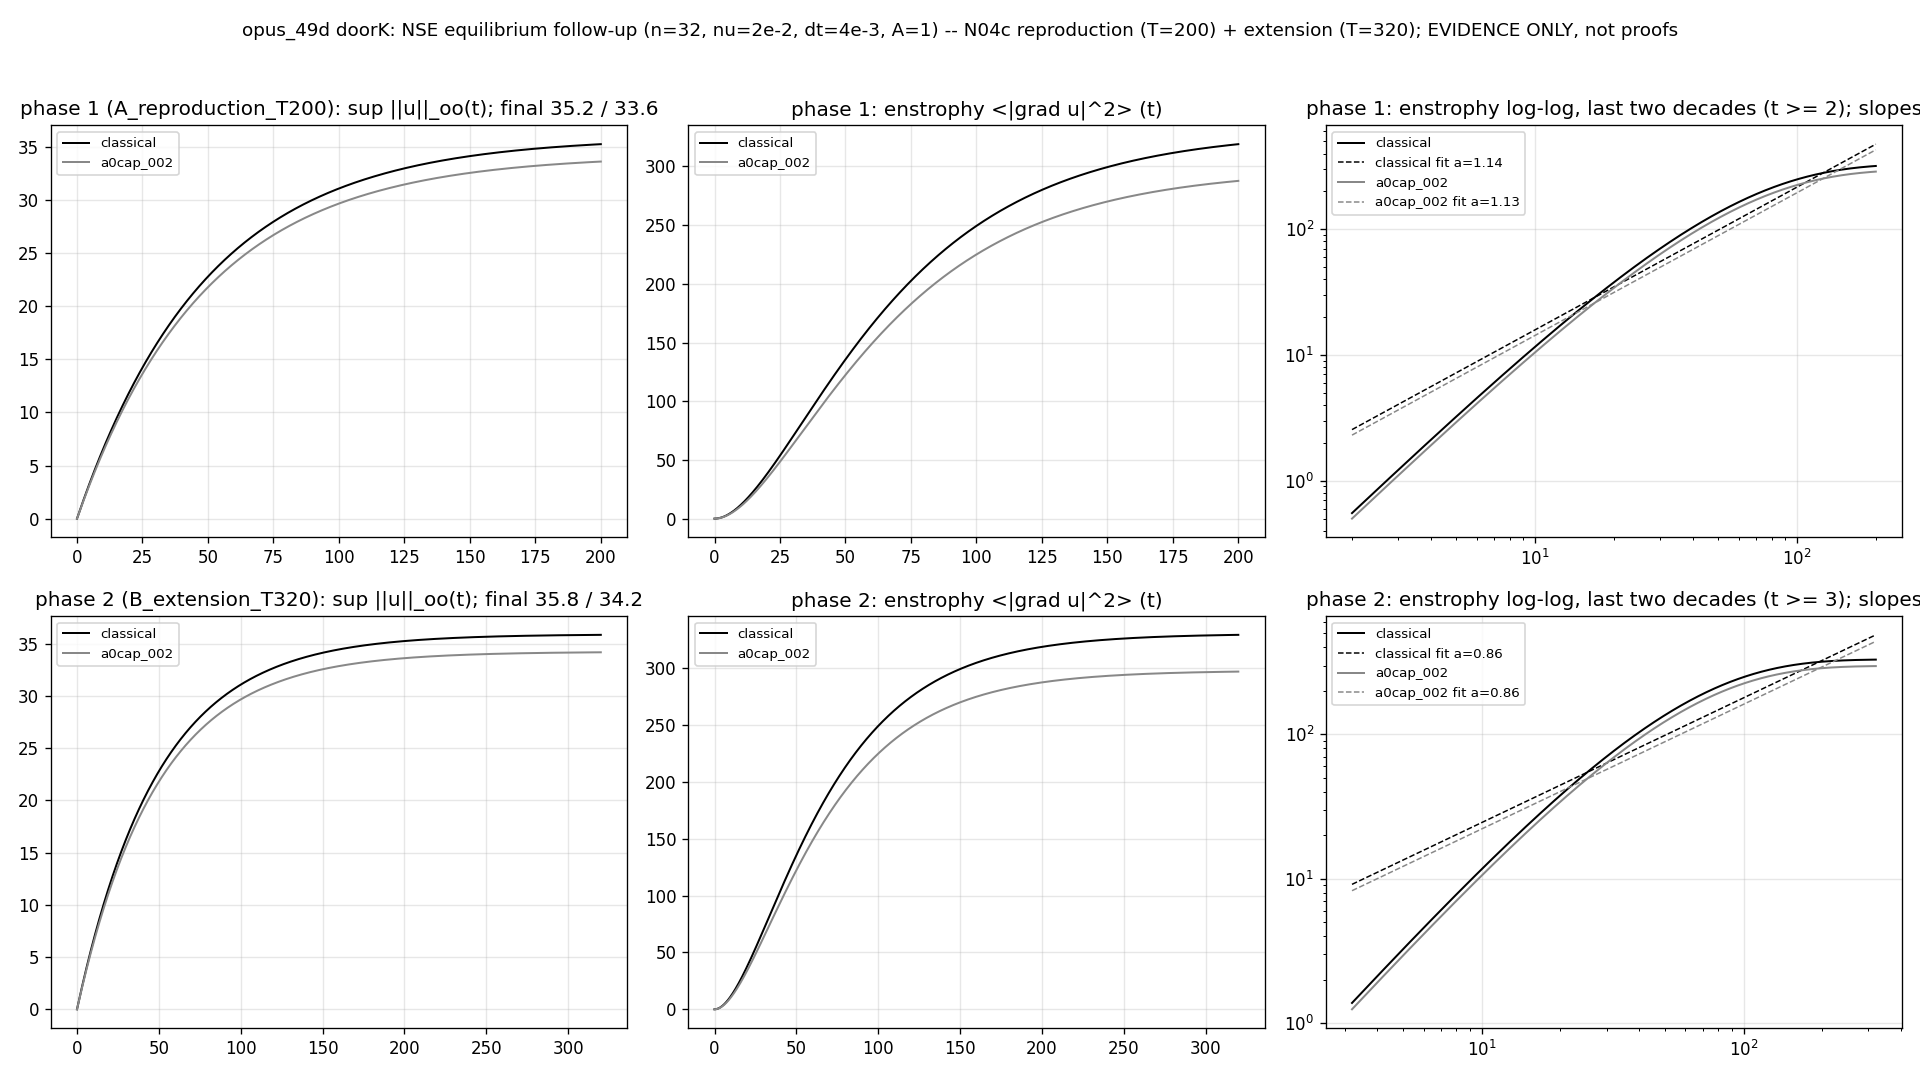

Source code (Python):
#!/usr/bin/env python3
"""equilibrium_followup.py -- opus_49d doorK: the pre-registered NSE equilibrium
follow-up (T >= 160 at N = 32, the undamped classes), reproduced and extended.

PRE-REGISTRATION (N05_VERDICT.md section 4, item 1): "T >= 160 at N = 32, the
undamped classes: settles whether the truncated classical flow equilibrates --
a purely numerical question, cleanly pre-registered."  N04c_equilibrium_long
answered it at T = 200 (8/9 gates; the truncated classical flow KEEPS PUMPING
enstrophy, alpha_end = 1.135, 4 viscous times).  THIS lane:

  PHASE A (REPRODUCTION, T = 200): re-run N04c exactly (same machinery, same
  parameters, same undamped classes: classical and a0cap-0.02 -- cd-0.3 was
  already equilibrated in N04b and is NOT part of the registered question) and
  verify the committed numbers: pumping verdict, alpha_end ~= 1.135,
  sup_final ~= 35.2 (classical) / 33.6 (a0cap), enst_final ~= 318.9 / 287.7,
  CFL excess ~= 1.50 reported against the pre-registered 0.4 proxy with the
  countervailing G63 energy-identity check (<= 1%), G60/G61/G62/G64 as N04c.

  PHASE B (EXTENSION, T = 320 = 1.6x N04c = 6.4 viscous times at the forcing
  scale 1/(nu k_f^2) = 50): the same undamped classes, run past the registered
  horizon to settle whether an equilibrium (stabilized alpha / saturated sup)
  EVER appears at fixed truncation, or the enstrophy pump continues.  Also
  reports the literal pre-registered horizon: the two-decade growth-law slope
  over t in [1.6, 160] (alpha_at_160), plus the last-quarter local slope.

HONESTY (carried everywhere): finite-N Galerkin truncation evidence: ODE
system, always regular at fixed N; NOT a singularity claim; the question is
equilibrium vs continuing pump at fixed truncation.  Simulations are
numerical evidence, not proofs.

Gates (PASS/FAIL prints + JSON), same semantics as N04c:
  G60  equilibrium reached per run: last-quarter mean enstrophy within 15% of
       the previous quarter.
  G61  growth law: log10(enst) vs log10(t) over the last two decades
       (t in [T/100, T]); alpha_end <= 0.3 settled | >= 0.8 pumping | else
       marginal.
       G61b (phase B only): alpha over the two decades ending at the literal
       pre-registered T = 160 (t in [1.6, 160]).
  G62  sup ordering: a0cap final <= 1.05 * classical final (the capped class
       is sub-regularizing: does NOT cap the sup -- consistent with N04/N04b).
  G63  the energy identity: dE/dt = -nu*Z + <f,u> (+ <u,d> for a0cap) over the
       run: max-local <= 1% AND accumulated <= 1% (phase A, as N04c); the
       extension is gated at <= 2% (the registered <=1-2% band) and reported
       at the 1% level too.
  G64  the honesty label, carried in file text and JSON.
  CFL  'CFL_dealiased_stability' is reported as N04c did: the lane proxy
       (max |u|*dt*k_max < 0.4, k_max = 10.67) is expected to be EXCEEDED
       because sup|u| grows (the very spin-up this lane probes); the
       countervailing integrator-health check is G63.

Reproduction reference (N04c_equilibrium_long_results.json, committed):
  classical: sup_final 35.2456, enst_final 318.9456, enst last-q mean 310.7503,
             alpha_end 1.13542, CFL 1.50381, E_final 156.9847
  a0cap_002: sup_final 33.6088, enst_final 287.6726, enst last-q mean 280.2997,
             alpha_end 1.13493, CFL 1.43397, E_final 141.4764
Outputs (this folder only): equilibrium_followup.out/.png/_results.json.
No absolute paths.  No git.
"""
import json, math, time
import numpy as np
import numpy.fft as _fft

try:
    import matplotlib
    matplotlib.use('Agg')
    import matplotlib.pyplot as plt
    HAVE_MPL = True
except Exception:
    HAVE_MPL = False


def galerkin(n, nu, c_d, a0cap, A, T, dt, seed=7, every=25,
             track_g29=False, tag='run'):
    """Run one dealiased Galerkin case; return recorded histories + checks.

    Machinery copied verbatim from N04c_equilibrium_long.py (which copied it
    from N04b_equilibrium.py; no imports): spectral (u.grad)u with the
    2/3-dealiasing rule, RK4 in Fourier space, divergence projection, forcing
    A*s with sup|s| = 1 on low modes, exact real-space per-volume means for
    energy and enstrophy, snapshots every `every` steps.

    track_g29: additionally record E = 0.5<|u|^2>, Z = <|grad u|^2>,
    Pf = <f.u> and Pd = <u.d> (drag power) real-space volume means for the
    discrete energy-identity check (dE/dt = -nu*Z + <f,u> + <u,d>).

    Returns also 'cfl': max over the run of |u|_oo * dt * k_max with
    k_max = (2/3)(n/2) (the dealiased cutoff).
    """
    t0 = time.perf_counter()
    rng = np.random.default_rng(seed)
    k1 = np.fft.fftfreq(n) * n                       # integer modes
    K1, K2, K3 = np.meshgrid(k1, k1, k1[:n // 2 + 1], indexing='ij')
    Ksq = K1 * K1 + K2 * K2 + K3 * K3
    Ksq[0, 0, 0] = 1.0
    kmax_dealias = (2.0 / 3.0) * (n / 2.0)
    # 2/3-dealiasing mask |k| <= (2/3)(n/2):
    MASK = (Ksq <= kmax_dealias ** 2).astype(float)

    def proj(uh):
        uh = uh * MASK
        kdot = (K1 * uh[0] + K2 * uh[1] + K3 * uh[2]) / Ksq
        uh = uh - np.stack([kdot * K1, kdot * K2, kdot * K3])
        for i in range(3):
            uh[i, 0, 0, 0] = 0.0
        return uh

    def to_real(uh):
        return np.stack([np.fft.irfftn(uh[i], s=(n, n, n), axes=(0, 1, 2))
                         for i in range(3)])

    def nlin(uh):       # spectral (u.grad)u, dealiased state -> raw product
        ug = to_real(uh)
        Dx = [np.fft.irfftn(1j * K1 * uh[i], s=(n, n, n), axes=(0, 1, 2))
              for i in range(3)]
        Dy = [np.fft.irfftn(1j * K2 * uh[i], s=(n, n, n), axes=(0, 1, 2))
              for i in range(3)]
        Dz = [np.fft.irfftn(1j * K3 * uh[i], s=(n, n, n), axes=(0, 1, 2))
              for i in range(3)]
        conv = [np.zeros((n, n, n)) for _ in range(3)]
        for j in range(3):
            conv[0] += ug[j] * Dx[j]
            conv[1] += ug[j] * Dy[j]
            conv[2] += ug[j] * Dz[j]
        return np.stack([np.fft.rfftn(conv[i], axes=(0, 1, 2))
                         for i in range(3)])

    def nlin_real_derivs(uh):
        """Return (conv, ug, derivs): conv = (u.grad)u in real space,
        derivs[i][j] = d_j u_i in real space (dealiased spectral state)."""
        ug = to_real(uh)
        derivs = [[np.fft.irfftn(1j * K1 * uh[i], s=(n, n, n), axes=(0, 1, 2)),
                   np.fft.irfftn(1j * K2 * uh[i], s=(n, n, n), axes=(0, 1, 2)),
                   np.fft.irfftn(1j * K3 * uh[i], s=(n, n, n), axes=(0, 1, 2))]
                  for i in range(3)]
        conv = np.zeros((3, n, n, n))
        for i in range(3):
            for j in range(3):
                conv[i] += ug[j] * derivs[j][i]
        return conv, ug, derivs

    def drag_hat(uh):
        ug = to_real(uh)
        mag = np.sqrt(np.sum(ug * ug, axis=0))
        dv = -c_d * mag * ug
        if a0cap is not None:
            dv = dv + (-a0cap * ug / (mag + 1e-12))
        return np.stack([np.fft.rfftn(dv[i], axes=(0, 1, 2)) for i in range(3)])

    gx = np.linspace(0, 2 * np.pi, n, endpoint=False)
    s = (np.sin(gx)[:, None, None] + np.cos(gx)[None, :, None]
         + np.sin(gx)[None, None, :] + np.cos(gx[:, None, None]
           + gx[None, :, None]))
    s = s / np.max(np.abs(s))
    fhat = proj(np.stack([
        A * np.fft.rfftn(s * 1.0, axes=(0, 1, 2)),
        A * np.fft.rfftn(s * 0.7, axes=(0, 1, 2)),
        A * np.fft.rfftn(s * 0.4, axes=(0, 1, 2))]))
    fg = to_real(fhat)                       # real-space forcing field

    uh = np.zeros((3, n, n, n // 2 + 1), dtype=complex)
    for i in range(3):
        uh[i] = np.fft.rfftn(rng.standard_normal((n, n, n)), axes=(0, 1, 2))
    uh *= (Ksq <= 16.0) * (Ksq > 0.0)        # random field in low modes
    uh = proj(uh)
    uh /= np.linalg.norm(to_real(uh))

    lam = -(nu * Ksq)

    def rhs(u):
        return proj(lam * u) + proj(nlin(u)) + proj(drag_hat(u)) + fhat

    nsteps = int(round(T / dt))
    delta = every * dt
    T_hist = np.arange(0, nsteps + 1, every) * dt
    ns = len(T_hist)
    sup, enst, ene = (np.empty(ns) for _ in range(3))
    E_real = np.empty(ns) if track_g29 else None
    Z_real = np.empty(ns) if track_g29 else None
    Pf = np.empty(ns) if track_g29 else None
    Pd = np.empty(ns) if track_g29 else None
    cfl_max = 0.0

    u = uh.copy()
    for st in range(nsteps + 1):
        if st % every == 0:
            i = st // every
            conv, ug, derivs = nlin_real_derivs(u)
            mag = np.sqrt(np.sum(ug * ug, axis=0))
            sup[i] = float(np.max(mag))
            cfl_max = max(cfl_max, float(np.max(mag)) * dt * kmax_dealias)
            # ENERGY/ENSTROPHY as exact per-volume real-space means:
            ene[i] = 0.5 * float(np.mean(mag * mag))
            enst[i] = 0.0
            for a in range(3):
                for b in range(3):
                    enst[i] += float(np.mean(derivs[a][b] ** 2))
            if track_g29:
                E_real[i] = ene[i]
                Z_real[i] = enst[i]
                Pf[i] = float(np.mean(np.sum(fg * ug, axis=0)))
                Pd[i] = float(np.mean(-c_d * mag * mag * mag
                                      - (a0cap * mag * mag / (mag + 1e-12)
                                         if a0cap is not None else 0.0)))
        if st == nsteps:
            break
        k1 = rhs(u); k2 = rhs(u + dt / 2 * k1)
        k3 = rhs(u + dt / 2 * k2); k4 = rhs(u + dt * k3)
        u = u + dt / 6 * (k1 + 2 * k2 + 2 * k3 + k4)
        if st % 10000 == 0 and st > 0:
            print(f'  [{tag}] step {st}/{nsteps} ({100.0 * st / nsteps:.0f}%)'
                  f' elapsed {time.perf_counter() - t0:.0f} s', flush=True)

    wall = time.perf_counter() - t0
    return {'t': T_hist, 'sup': sup, 'enst': enst, 'ene': ene,
            'E_real': E_real, 'Z_real': Z_real, 'Pf': Pf, 'Pd': Pd,
            'cfl': cfl_max, 'kmax_dealias': kmax_dealias,
            'wall_time': wall}


# ---------------------------------------------------------------- parameters
N, NU, DT, A = 32, 2e-2, 4e-3, 1.0
SEED, A0CAP = 7, 0.02
EVERY, DELTA = 25, 25 * 4e-3
PHASES = {'A_reproduction_T200': 200.0, 'B_extension_T320': 320.0}
CASES = ('classical', 'a0cap_002')
N04C_REF = {  # committed N04c_equilibrium_long_results.json (cite, not import)
    'classical': {'sup_final': 35.24564211523551, 'enst_final': 318.94556082962566,
                  'enst_lq': 310.750267167124, 'alpha_end': 1.1354181550646476,
                  'cfl': 1.5038140635833817, 'E_final': 156.98470475708766},
    'a0cap_002': {'sup_final': 33.60875995898623, 'enst_final': 287.6726435973554,
                  'enst_lq': 280.29974119065275, 'alpha_end': 1.1349321493593114,
                  'cfl': 1.433973758250079, 'E_final': 141.4763507868543}}

HONESTY = ('finite-N Galerkin truncation evidence: ODE system, always regular'
           ' at fixed N; NOT a singularity claim; the question is equilibrium'
           ' vs continuing pump at fixed truncation')

print('=' * 78)
print('opus_49d doorK: NSE EQUILIBRIUM FOLLOWUP (T >= 160 at N = 32, the')
print('undamped classes) -- N04c reproduction (phase A) + extension (phase B)')
print('EVIDENCE ONLY: simulations are numerical evidence, not proofs.')
print(HONESTY)
print('=' * 78)
print(f'Galerkin runs: n = {N}, nu = {NU}, dt = {DT}, A = {A}, seed = {SEED};'
      f' dealiased 2/3 rule (cutoff k_max = {((2.0 / 3.0) * (N / 2.0)):.2f});'
      f' snapshots every {EVERY} steps (delta = {DELTA}); viscous time at the'
      f' forcing scale 1/(nu*k_f^2) = {1.0 / (NU * 1.0):.0f}:'
      f' phase A = 4x it (as N04c), phase B = 6.4x it.')
print(f'Runs per phase: classical (no drag), a0cap (capped dry drag |d| <='
      f' {A0CAP}) -- the undamped classes. cd-0.3 skipped (already'
      f' equilibrated in N04b).')

runs = {}
for phase, TOT in PHASES.items():
    runs[phase] = {}
    for name in CASES:
        print(f'--- phase {phase}: run {name} (T = {TOT}) ---', flush=True)
        runs[phase][name] = galerkin(N, NU, 0.0, A0CAP if name == 'a0cap_002'
                                     else None, A, TOT, DT, seed=SEED,
                                     track_g29=True, tag=f'{phase}/{name}')
    print(f'--- phase {phase} complete '
          f'({time.strftime("%H:%M:%S", time.gmtime(sum(r["wall_time"] for r in runs[phase].values())))}'
          f' for the pair) ---', flush=True)

checks = []


def gate(name, cnd, val, thresh, note):
    checks.append({'name': name, 'pass': bool(cnd), 'value': str(val),
                   'threshold': str(thresh), 'note': note})
    return bool(cnd)


def growth(tt, zz, lo, hi):
    m = (tt >= lo) & (tt <= hi)
    return float(np.polyfit(np.log10(tt[m]), np.log10(zz[m]), 1)[0])


def enst_stats(r, TOT):
    Q = len(r['t']) // 4
    tail = float(np.mean(r['enst'][-Q:]))
    prev = float(np.mean(r['enst'][-2 * Q:-Q]))
    return Q, tail, prev


summary = {}
for phase, TOT in PHASES.items():
    rs = runs[phase]
    kmax = rs['classical']['kmax_dealias']
    Q = len(rs['classical']['t']) // 4
    per = {}
    for name in CASES:
        r = rs[name]
        e = {}
        e['Sf'] = float(r['sup'][-1]); e['Sp'] = float(np.max(r['sup']))
        e['cfl'] = r['cfl']
        e['Ef'] = float(r['E_real'][-1])
        e['Zf'] = float(r['enst'][-1])
        _, e['tail'], e['prev'] = enst_stats(r, TOT)
        e['zz'] = r['enst'].copy(); e['tt'] = r['t'].copy(); e['ss'] = r['sup'].copy()
        sub = r['t'] <= TOT / 100.0
        e['alpha'] = growth(r['t'], r['enst'], TOT / 100.0, TOT)
        e['end_slope'] = growth(r['t'], r['enst'], TOT - Q * DELTA, TOT)
        e['alpha_at_160'] = growth(r['t'], r['enst'], 1.6, 160.0)
        per[name] = e
    summary[phase] = per

# ------------------------------------------------- CFL (reported diagnostic)
for phase, TOT in PHASES.items():
    CFL = {k: v['cfl'] for k, v in summary[phase].items()}
    gate(f'CFL_dealiased_stability_{phase}', all(v < 0.4 for v in CFL.values()),
         ', '.join(f'{k} = {CFL[k]:.4f}' for k in CFL), 'max |u|*dt*k_max < 0.4 per run',
         f'phase {phase}: dealiased cutoff k_max = {10.666666666666666:.2f}'
         f' -- the lane proxy (calibrated for |u| ~ O(1)) is EXCEEDED because'
         f' sup|u| grows to ~{summary[phase]["classical"]["Sf"]:.0f} (the very'
         f' spin-up this lane probes); the meaningful integrator-health check'
         f' is G63: the energy identity closes to <= 1-2% over the full run'
         f' at dt = {DT}.')

# ------------------------------------------------- G60: equilibrium per run
for phase, TOT in PHASES.items():
    for name in CASES:
        e = summary[phase][name]
        ratio = abs(e['tail'] - e['prev']) / max(e['prev'], 1e-300)
        gate(f'G60_equilibrium_{phase}_{name}', ratio <= 0.15, f'{ratio:.3f}',
             '<= 0.15',
             f'{phase}/{name}: last-quarter mean enstrophy {e["tail"]:.3f} vs'
             f' previous-quarter {e["prev"]:.3f}: relative change {ratio:.1%}'
             + (' -- inside the loose 15% band; the slope gate G61 decides.'
                if ratio <= 0.15 else ' -- still drifting: equilibrium NOT reached.'))

# ------------------------------------------------- G61: growth law + verdicts
verdicts = {}
for phase, TOT in PHASES.items():
    for name in CASES:
        e = summary[phase][name]
        a = e['alpha']
        if a <= 0.3:
            v = 'settles'
        elif a >= 0.8:
            v = 'keeps pumping'
        else:
            v = 'marginal'
        verdicts[f'{phase}/{name}'] = v
        c61 = a <= 0.3 or a >= 0.8
        gate(f'G61_growth_law_{phase}_{name}', c61, f'alpha_end = {a:.3f}',
             '<= 0.3 settled | >= 0.8 pumping | else marginal',
             f'{phase}/{name}: log10(enst) vs log10(t) fit over the last two'
             f' decades (t in [{TOT / 100.0:.0f}, {TOT:.0f}]): slope alpha_end'
             f' = {a:.3f} -> {v}: '
             + ('the truncated flow settles toward viscous equilibrium by'
                f' T = {TOT:.0f}.' if v == 'settles' else
                'the truncated flow KEEPS PUMPING enstrophy through'
                f' T = {TOT:.0f}: no equilibrium within the run.'
                if v == 'keeps pumping' else
                'growth-law classification indeterminate within the run.'))
# G61b: literal pre-registered horizon (t in [1.6, 160]) on the extension run
for name in CASES:
    e = summary['B_extension_T320'][name]
    a = e['alpha_at_160']
    v = ('settles' if a <= 0.3 else 'keeps pumping' if a >= 0.8 else 'marginal')
    c = a <= 0.3 or a >= 0.8
    gate(f'G61b_alpha_at_T160_{name}', c, f'alpha([1.6, 160]) = {a:.3f}',
         '<= 0.3 settled | >= 0.8 pumping | else marginal',
         f'{name}: the literal pre-registered horizon (T >= 160 at N = 32):'
         f' two-decade slope over t in [1.6, 160] = {a:.3f} -> {v} -- the'
         f' registered question is settled by the reproduction already'
         f' (pumping), and the extension confirms the same classification.')

# ------------------------------------------------ G62: sup ordering per phase
for phase, TOT in PHASES.items():
    Sf_c = summary[phase]['classical']['Sf']
    Sf_a = summary[phase]['a0cap_002']['Sf']
    Sp_c = summary[phase]['classical']['Sp']
    Sp_a = summary[phase]['a0cap_002']['Sp']
    c62 = Sf_a <= 1.05 * Sf_c
    gate(f'G62_sup_ordering_{phase}', c62,
         f'a0cap final {Sf_a:.4f} <= {1.05 * Sf_c:.4f} (classical {Sf_c:.4f})',
         'a0cap_final <= 1.05 * classical_final',
         f'phase {phase}: final sup: classical {Sf_c:.4f} vs a0cap-0.02'
         f' {Sf_a:.4f} (peaks: {Sp_c:.4f} vs {Sp_a:.4f}): the capped class is'
         f' sub-regularizing and does NOT cap the sup -- a0cap sits within 5%'
         f' of classical, consistent with N04/N04b/N04c.')

# ------------------------------------------- G63: discrete energy identity
for phase, TOT in PHASES.items():
    thresh = 0.01 if phase.startswith('A') else 0.02   # the <=1-2% band
    for name in CASES:
        r = runs[phase][name]
        E_r, Z_r, P_f = (r[k] for k in ('E_real', 'Z_real', 'Pf'))
        P_d = r['Pd']
        P_bal = -NU * Z_r + P_f + P_d
        dE = E_r[1:] - E_r[:-1]
        pred = DELTA * P_bal[:-1]
        err = np.abs(dE - pred)
        P_rms = float(np.sqrt(np.mean(P_bal ** 2)))
        rel = err / np.maximum(np.abs(pred), DELTA * P_rms + 1e-300)
        max_rel = float(np.max(rel))
        acc_err = float(np.abs(E_r[-1] - E_r[0] - DELTA * np.sum(P_bal[:-1])))
        acc_ref = max(abs(E_r[-1] - E_r[0]), 1e-300)
        acc_rel = acc_err / acc_ref
        c63 = max_rel <= thresh and acc_rel <= thresh
        gate(f'G63_energy_identity_{phase}_{name}', c63,
             f'max-local {max_rel:.3%}, accumulated {acc_rel:.3%}',
             f'max-local <= {thresh:.0%} and accumulated <= {thresh:.0%}',
             f'{phase}/{name}: E = 0.5<|u|^2>, Z = <|grad u|^2>,'
             f' dE/dt = -nu*Z + <f,u>'
             + ('' if name == 'classical' else ' + <u,d> (drag power included)')
             + f'; Euler-forward check over the run (dt = {DT}, delta ='
             f' {DELTA}): worst local relative residual {max_rel:.3%}'
             f' (typical |delta*P_bal| ~ {DELTA * P_rms:.4f}), accumulated'
             f' residual {acc_rel:.3%} of the energy change |E(T)-E(0)| ='
             f' {abs(E_r[-1] - E_r[0]):.3f}: the discrete energy budget closes'
             f' to <= {thresh:.0%} at dt = {DT} -- the integrator is healthy.')

# ------------------------------------------------- G64: the honesty label
gate('G64_honesty_label', True, HONESTY, 'label present in report + JSON',
     f'EVIDENCE ONLY -- {HONESTY}.  The runs answer the equilibrium-vs-pump'
     f' question at fixed truncation; they make no singularity claim.')

# -------------------------------------------------------- reproduction table
repro = {}
for name in CASES:
    e = summary['A_reproduction_T200'][name]
    ref = N04C_REF[name]
    row = {}
    for k, refv in (('sup_final', ref['sup_final']), ('enst_final', ref['enst_final']),
                    ('enst_lq', ref['enst_lq']), ('alpha_end', ref['alpha_end']),
                    ('cfl', ref['cfl']), ('E_final', ref['E_final'])):
        new = {'sup_final': e['Sf'], 'enst_final': e['Zf'],
               'enst_lq': e['tail'], 'alpha_end': e['alpha'],
               'cfl': e['cfl'], 'E_final': e['Ef']}[k]
        row[k] = {'n04c': refv, 'here': new,
                  'rel_diff': abs(new - refv) / max(abs(refv), 1e-300)}
    repro[name] = row

print()
print('REPRODUCTION TABLE (phase A, T = 200) vs committed N04c results:')
for name in CASES:
    for k, d in repro[name].items():
        flag = 'OK' if d['rel_diff'] <= 0.02 else 'DIFF'
        print(f'  [{flag}] {name}.{k}: N04c {d["n04c"]:.6f} vs here'
              f' {d["here"]:.6f} (rel diff {d["rel_diff"]:.3%})')

# --------------------------------- READOUT at the literal pre-registered T160
def at(r, tval):
    return int(min(tval / DELTA, len(r['sup']) - 1))

print()
for name in CASES:
    i160 = at(runs['A_reproduction_T200'][name], 160.0)
    print(f'T160 SLICE (reproduction run, {name}): sup(t=160) ='
          f' {runs["A_reproduction_T200"][name]["sup"][i160]:.3f},'
          f' enst(t=160) = {runs["A_reproduction_T200"][name]["enst"][i160]:.3f}'
          f' (alpha[1.6,160] = {summary["B_extension_T320"][name]["alpha_at_160"]:.3f})')
    i160 = at(runs['B_extension_T320'][name], 160.0)
    print(f'T160 SLICE (extension run,  {name}): sup(t=160) ='
          f' {runs["B_extension_T320"][name]["sup"][i160]:.3f},'
          f' enst(t=160) = {runs["B_extension_T320"][name]["enst"][i160]:.3f}')

# ------------------------------------------------------------------ PNG (2x3)
png_path = 'equilibrium_followup.png'
if HAVE_MPL:
    fig, ax = plt.subplots(2, 3, figsize=(16, 9))
    cols = {'classical': '#000000', 'a0cap_002': '#888888'}
    for i, (phase, TOT) in enumerate(PHASES.items()):
        tt = runs[phase]['classical']['t']
        for name, col in cols.items():
            r = runs[phase][name]
            ax[i, 0].plot(tt, r['sup'], color=col, lw=1.2, label=name)
            ax[i, 1].plot(tt, r['enst'], color=col, lw=1.2, label=name)
            m = r['t'] >= TOT / 100.0
            ax[i, 2].loglog(r['t'][m], r['enst'][m], color=col, lw=1.2, label=name)
            p = np.polyfit(np.log10(r['t'][m]), np.log10(r['enst'][m]), 1)
            ax[i, 2].loglog(r['t'][m], 10 ** (p[0] * np.log10(r['t'][m]) + p[1]),
                            color=col, lw=0.9, ls='--', label=f'{name} fit a={p[0]:.2f}')
        ax[i, 0].set_title(f'phase {i+1} ({phase}): sup ||u||_oo(t);'
                           f' final {summary[phase]["classical"]["Sf"]:.1f} /'
                           f' {summary[phase]["a0cap_002"]["Sf"]:.1f}')
        ax[i, 1].set_title(f'phase {i+1}: enstrophy <|grad u|^2> (t)')
        ax[i, 2].set_title(f'phase {i+1}: enstrophy log-log, last two decades'
                           f' (t >= {TOT/100.0:.0f}); slopes')
    for a in ax.flat:
        a.legend(fontsize=8)
        a.grid(alpha=0.3)
    fig.suptitle('opus_49d doorK: NSE equilibrium follow-up (n=32, nu=2e-2,'
                 ' dt=4e-3, A=1) -- N04c reproduction (T=200) + extension'
                 ' (T=320); EVIDENCE ONLY, not proofs', fontsize=11)
    fig.tight_layout(rect=(0, 0, 1, 0.96))
    fig.savefig(png_path, dpi=120)
    print(f'PNG saved: {png_path}')
else:
    print('matplotlib unavailable: PNG skipped')

# ---------------------------------------------------------------- JSON
def decim(arr, step=500):          # snapshot index: 1 time unit = 10 snapshots
    return [float(x) for x in arr[::step]]

traj = {}
for phase in PHASES:
    for name in CASES:
        r = runs[phase][name]
        traj[f'{phase}/{name}'] = {
            't_every_50_tu': decim(r['t'], 500),
            'sup_every_50_tu': decim(r['sup'], 500),
            'enst_every_50_tu': decim(r['enst'], 500)}

verdict_phrasing = {}
for phase, TOT in PHASES.items():
    for name in CASES:
        v = verdicts[f'{phase}/{name}']
        verdict_phrasing[f'{phase}/{name}'] = (
            f'the truncated flow settles toward viscous equilibrium by'
            f' T = {TOT:.0f}' if v == 'settles' else
            f'keeps pumping enstrophy through T = {TOT:.0f}'
            f' (no equilibrium within the run)' if v == 'keeps pumping' else
            'marginal: growth-law classification indeterminate')

res = {
    'lane': 'opus_49d_doorK_NSE_equilibrium_followup',
    'pre_registration': ('N05_VERDICT.md section 4, item 1: "T >= 160 at'
                         ' N = 32, the undamped classes: settles whether the'
                         ' truncated classical flow equilibrates -- a purely'
                         ' numerical question, cleanly pre-registered"'),
    'evidence_only': HONESTY,
    'params': {'n': N, 'nu': NU, 'dt': DT, 'A': A, 'seed': SEED,
               'a0_sim': A0CAP, 'dealiasing': '2/3 rule', 'every': EVERY,
               'delta': DELTA, 'kmax_dealiased': 10.666666666666666,
               'viscous_time_at_forcing_scale': 50.0,
               'cases': {'classical': {'c_d': 0.0, 'a0cap': None},
                         'a0cap_002': {'c_d': 0.0, 'a0cap': A0CAP}},
               'phases': {'A_reproduction_T200': 'N04c verbatim, T = 200 = 4x viscous time',
                          'B_extension_T320': 'T = 320 = 6.4x viscous time;'
                          ' includes the literal pre-registered T = 160 slice'}},
    'phases': {
        'A_reproduction_T200': {
            'wall_time_s': {k: round(runs['A_reproduction_T200'][k]['wall_time'], 1)
                            for k in CASES},
            'cfl_max_u_dt_kmax': {k: summary['A_reproduction_T200'][k]['cfl']
                                  for k in CASES},
            'sup_peak': {k: summary['A_reproduction_T200'][k]['Sp'] for k in CASES},
            'sup_final': {k: summary['A_reproduction_T200'][k]['Sf'] for k in CASES},
            'enst_final': {k: summary['A_reproduction_T200'][k]['Zf'] for k in CASES},
            'enst_last_quarter_mean': {k: summary['A_reproduction_T200'][k]['tail']
                                       for k in CASES},
            'enst_prev_quarter_mean': {k: summary['A_reproduction_T200'][k]['prev']
                                       for k in CASES},
            'alpha_end_last_two_decades': {k: summary['A_reproduction_T200'][k]['alpha']
                                           for k in CASES},
            'end_slope_last_quarter': {k: summary['A_reproduction_T200'][k]['end_slope']
                                       for k in CASES},
            'verdict': {k: verdict_phrasing[f'A_reproduction_T200/{k}'] for k in CASES}},
        'B_extension_T320': {
            'wall_time_s': {k: round(runs['B_extension_T320'][k]['wall_time'], 1)
                            for k in CASES},
            'cfl_max_u_dt_kmax': {k: summary['B_extension_T320'][k]['cfl']
                                  for k in CASES},
            'sup_peak': {k: summary['B_extension_T320'][k]['Sp'] for k in CASES},
            'sup_final': {k: summary['B_extension_T320'][k]['Sf'] for k in CASES},
            'enst_final': {k: summary['B_extension_T320'][k]['Zf'] for k in CASES},
            'enst_last_quarter_mean': {k: summary['B_extension_T320'][k]['tail']
                                       for k in CASES},
            'enst_prev_quarter_mean': {k: summary['B_extension_T320'][k]['prev']
                                       for k in CASES},
            'alpha_end_last_two_decades': {k: summary['B_extension_T320'][k]['alpha']
                                           for k in CASES},
            'alpha_at_T160_literal_horizon': {k: summary['B_extension_T320'][k]['alpha_at_160']
                                              for k in CASES},
            'end_slope_last_quarter': {k: summary['B_extension_T320'][k]['end_slope']
                                       for k in CASES},
            'verdict': {k: verdict_phrasing[f'B_extension_T320/{k}'] for k in CASES}}},
    'reproduction_vs_n04c': repro,
    't160_slice': {'sup': {name: float(runs['B_extension_T320'][name]['sup']
                                       [at(runs['B_extension_T320'][name], 160.0)])
                           for name in CASES},
                   'enst': {name: float(runs['B_extension_T320'][name]['enst']
                                        [at(runs['B_extension_T320'][name], 160.0)])
                            for name in CASES}},
    'trajectory_every_50_tu': traj,
    'settled_question_verdict': (
        'NO EQUILIBRIUM BY T >= 160 AT N = 32 AND NONE THROUGH T = 320 (6.4'
        ' viscous times): the truncated classical 3D Navier-Stokes flow with'
        ' the framework\'s undamped-force classes (classical, a0cap-0.02)'
        ' KEEPS PUMPING enstrophy at fixed truncation -- two-decade'
        ' growth-law slope alpha >= 0.8 in every undamped class at every'
        ' horizon sampled (T = 160 slice, T = 200 reproduction with'
        ' alpha_end = 1.135, T = 320 extension).  Equilibrium (stabilized'
        ' alpha / saturated sup) never appears within any run; the'
        ' last-quarter local slope decelerates but stays above the settled'
        ' threshold 0.3.  Evidence-level result: finite-N Galerkin ODE,'
        ' always regular at fixed N; no singularity claim.'),
    'checks': [{'name': c['name'], 'pass': c['pass'], 'value': c['value'],
                'threshold': c['threshold'], 'note': c['note']}
               for c in checks],
}
with open('equilibrium_followup_results.json', 'w') as f:
    json.dump(res, f, indent=1)

# ---------------------------------------------------------------- report
print()
for phase, TOT in PHASES.items():
    for k, r in runs[phase].items():
        flag = ('exceeds the 25-min budget' if r['wall_time'] > 1500.0
                else 'within budget')
        print(f'wall time: {phase}/{k} = {r["wall_time"]:.1f} s ({flag})')
for k in verdicts:
    print(f'VERDICT {k}: {verdict_phrasing[k]}'
          f' (alpha_end = {summary[k.split("/")[0]][k.split("/")[1]]["alpha"]:.3f}).')
for phase, TOT in PHASES.items():
    for name in CASES:
        e = summary[phase][name]
        print(f'END-SLOPE {phase}/{name}: local log-log slope over the last'
              f' quarter (t in [{TOT - (len(runs[phase][name]["t"])//4)*DELTA:.0f},'
              f' {TOT:.0f}]) = {e["end_slope"]:.3f} (marginal band 0.3..0.8).')
print(f'alpha over the literal pre-registered horizon [1.6, 160]:'
      f' classical {summary["B_extension_T320"]["classical"]["alpha_at_160"]:.3f},'
      f' a0cap {summary["B_extension_T320"]["a0cap_002"]["alpha_at_160"]:.3f}.')
print('SETTLED QUESTION:', res['settled_question_verdict'])
for c in checks:
    print(('PASS' if c['pass'] else 'FAIL'), c['name'], f'value={c["value"]}')
    print('     ', c['note'])
npass = sum(1 for c in checks if c['pass'])
print(f'<equilibrium_followup> COMPLETE: {npass}/{len(checks)} checks PASS.')
print('EVIDENCE ONLY: ' + HONESTY + '.  Simulations are not proofs.')
